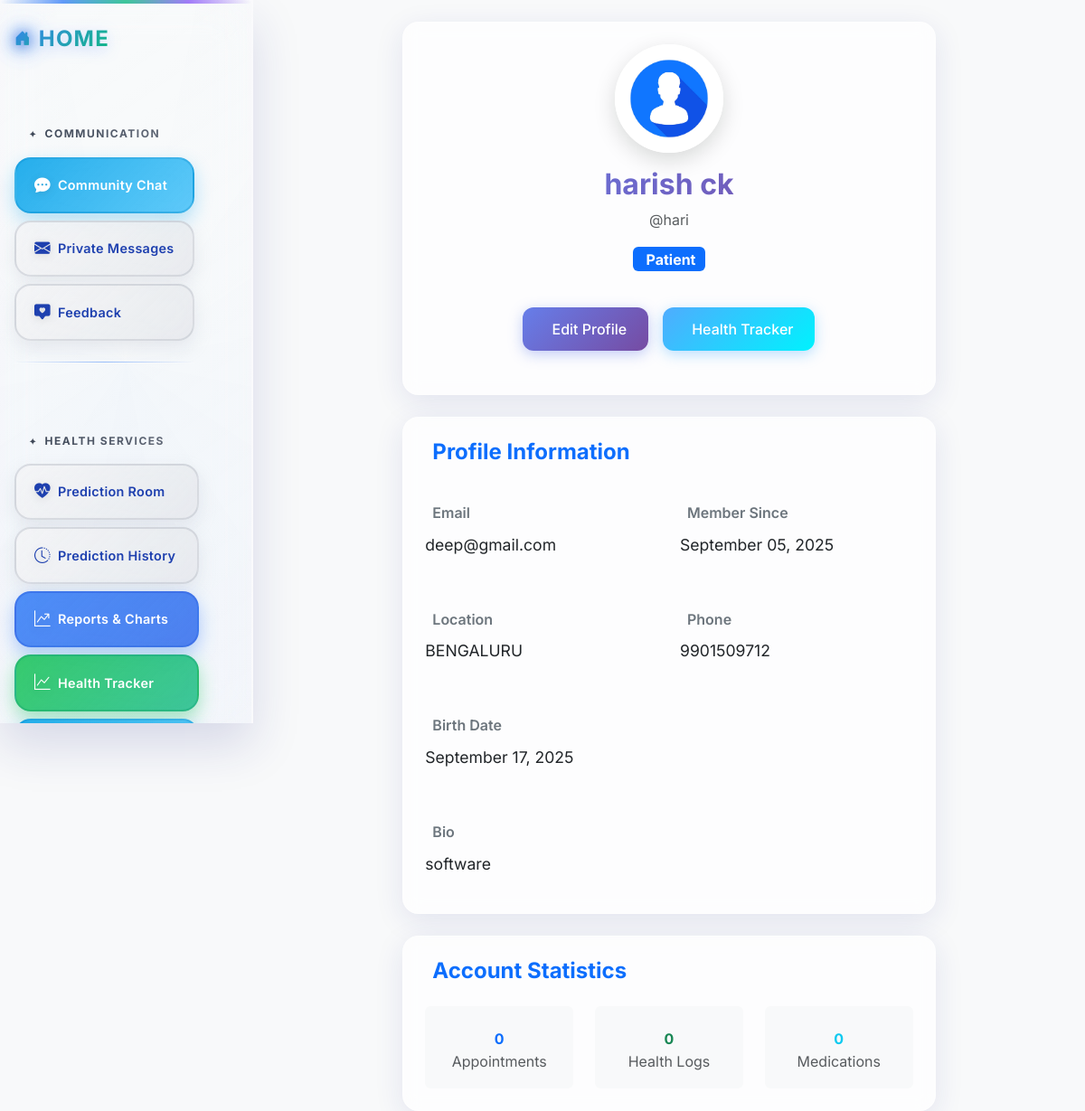
Screenshot of /profile/ (signed in) with the database file from the repository.
### userprofile/models.py (models this page shows, shortened)
class Profile(models.Model):
    user = models.OneToOneField(User, on_delete=models.CASCADE)
    image = models.ImageField(default='default.jpg', upload_to='profile_pics')
    bio = models.TextField(max_length=500, blank=True, null=True)
    location = models.CharField(max_length=100, blank=True, null=True)
    birth_date = models.DateField(blank=True, null=True)
    phone = models.CharField(max_length=20, blank=True, null=True)

### userprofile/views.py (the view)
# urls.py: path('',views.view_chatroom,name='index'),
@login_required
def index(request):
    user = request.user
    try:
        profile = Profile.objects.get(user=user)
    except Profile.DoesNotExist:
        profile = Profile.objects.create(user=user)
    context = {
        'user': user,
        'profile': profile,
    }
    return render(request, 'profile.html', context)

### userprofile/templates/profile.html (shortened to what this page needs)
{% extends "base.html" %}
{% load static %}
{% block content %}
<div class="container mt-4">
    <div class="row justify-content-center">
        <div class="col-lg-8">
            <div class="glass-card p-4 text-center">
                <div class="profile-header mb-4">
                    <div class="profile-avatar mx-auto mb-3">
                        <img src="{% if profile.image %}{{ profile.image.url }}{% else %}{% static 'default.jpg' %}{% endif %}"
                             class="rounded-circle" width="120" height="120" alt="Profile Picture">
                    </div>
                    <h2 class="fw-bold gradient-text mb-2">{{ user.get_full_name|default:user.username }}</h2>
                    <p class="text-muted mb-3">@{{ user.username }}</p>
                    {% if user.is_superuser %}
                        <span class="badge bg-danger fs-6 mb-3">
                            <i class="fas fa-user-md me-1"></i>Doctor
                        </span>
                    {% else %}
                        <span class="badge bg-primary fs-6 mb-3">
                            Patient
                        </span>
                    {% endif %}
                </div>
                <div class="d-flex justify-content-center gap-3 mb-4">
                    <button class="btn btn-primary" data-bs-toggle="modal" data-bs-target="#editProfileModal">
                        Edit Profile
                    </button>
                    <a href="{% url 'health_dashboard' %}" class="btn btn-success">
                        Health Tracker
                    </a>
                </div>
            </div>
        </div>
    </div>
    <div class="row justify-content-center mt-4">
        <div class="col-lg-8">
            <div class="glass-card p-4">
                <h4 class="fw-bold text-primary mb-4">
                    Profile Information
                </h4>
                <div class="row g-4">
                    <div class="col-md-6">
                        <div class="info-item">
                            <div class="info-label">
                                Email
                            </div>
                            <div class="info-value">{{ user.email|default:"Not provided" }}</div>
                        </div>
                    </div>
                    <div class="col-md-6">
                        <div class="info-item">
                            <div class="info-label">
                                Member Since
                            </div>
                            <div class="info-value">{{ user.date_joined|date:"F d, Y" }}</div>
                        </div>
                    </div>
                    <div class="col-md-6">
                        <div class="info-item">
                            <div class="info-label">
                                Location
                            </div>
                            <div class="info-value">{{ profile.location|default:"Not specified" }}</div>
                        </div>
                    </div>
                    <div class="col-md-6">
                        <div class="info-item">
                            <div class="info-label">
                                Phone
                            </div>
                            <div class="info-value">{{ profile.phone|default:"Not provided" }}</div>
                        </div>
                    </div>
                    {% if profile.birth_date %}
                    <div class="col-md-6">
                        <div class="info-item">
                            <div class="info-label">
                                Birth Date
                            </div>
                            <div class="info-value">{{ profile.birth_date|date:"F d, Y" }}</div>
                        </div>
                    </div>
                    {% endif %}
                    <div class="col-12">
                        <div class="info-item">
                            <div class="info-label">
                                Bio
                            </div>
                            <div class="info-value">{{ profile.bio|default:"No bio available" }}</div>
                        </div>
                    </div>
                </div>
            </div>
        </div>
    </div>
    <div class="row justify-content-center mt-4">
        <div class="col-lg-8">
            <div class="glass-card p-4">
                <h4 class="fw-bold text-primary mb-4">
                    Account Statistics
                </h4>
                <div class="row g-4">
                    <div class="col-md-4">
                        <div class="stat-card text-center p-3 bg-light rounded">
                            <div class="stat-number fw-bold text-primary">0</div>
                            <div class="stat-label text-muted">Appointments</div>
                        </div>
                    </div>
                    <div class="col-md-4">
                        <div class="stat-card text-center p-3 bg-light rounded">
                            <div class="stat-number fw-bold text-success">0</div>
                            <div class="stat-label text-muted">Health Logs</div>
                        </div>
                    </div>
                    <div class="col-md-4">
                        <div class="stat-card text-center p-3 bg-light rounded">
                            <div class="stat-number fw-bold text-info">0</div>
                            <div class="stat-label text-muted">Medications</div>
                        </div>
                    </div>
                </div>
            </div>
        </div>
    </div>
</div>
{% endblock content %}

### templates/base.html (style rules this page uses)
:root { --bg-color: #f8f9fa; --text-color: #212529; --primary-gradient: linear-gradient(135deg, #667eea 0%, #764ba2 100%); --secondary-gradient: linear-gradient(135deg, #f093fb 0%, #f5576c 100%); --success-gradient: linear-gradient(135deg, #4facfe 0%, #00f2fe 100%); --warning-gradient: linear-gradient(135deg, #43e97b 0%, #38f9d7 100%); --danger-gradient: linear-gradient(135deg, #fa709a 0%, #fee140 100%); --card-shadow: 0 10px 30px rgba(0, 0, 0, 0.1); --card-shadow-hover: 0 20px 40px rgba(0, 0, 0, 0.15); --border-radius: 15px; --transition: all 0.3s cubic-bezier(0.4, 0, 0.2, 1); }
* { box-sizing: border-box; }
body { background: var(--bg-color); color: var(--text-color); transition: var(--transition); font-family: 'Inter', -apple-system, BlinkMacSystemFont, 'Segoe UI', sans-serif; line-height: 1.6; overflow-x: hidden; }
html { scroll-behavior: smooth; }
.btn { border-radius: 10px; font-weight: 500; transition: var(--transition); border: none; position: relative; overflow: hidden; }
.btn::before { content: ''; position: absolute; top: 0; left: -100%; width: 100%; height: 100%; background: linear-gradient(90deg, transparent, rgba(255,255,255,0.2), transparent); transition: left 0.5s; }
.btn-primary { background: var(--primary-gradient); box-shadow: 0 4px 15px rgba(102, 126, 234, 0.4); }
.btn-success { background: var(--success-gradient); box-shadow: 0 4px 15px rgba(79, 172, 254, 0.4); }
body { margin: 0; padding: 0; position: relative; }

### userprofile/templates/profile.html (style rules this page uses)
.glass-card { backdrop-filter: blur(10px); background: rgba(255, 255, 255, 0.7); border-radius: 18px; border: 1px solid rgba(255, 255, 255, 0.3); box-shadow: 0 8px 32px rgba(31, 38, 135, 0.1); transition: transform 0.3s ease, box-shadow 0.3s ease; }
.gradient-text { background: linear-gradient(135deg, #667eea 0%, #764ba2 100%); -webkit-background-clip: text; -webkit-text-fill-color: transparent; background-clip: text; }
.profile-avatar img { border: 4px solid #fff; box-shadow: 0 8px 25px rgba(0,0,0,0.15); transition: all 0.3s ease; }
.info-item { padding: 1rem 0; border-bottom: 1px solid rgba(0,0,0,0.1); }
.info-item:last-child { border-bottom: none; }
.info-label { font-weight: 600; color: #6c757d; margin-bottom: 0.5rem; }
.info-value { font-size: 1.1rem; color: #212529; }
.stat-card { transition: all 0.3s ease; }
.btn { border-radius: 12px; padding: 0.75rem 1.5rem; transition: all 0.3s ease; }

### rows the page displays
Profile: image (placeholder picture), location "BENGALURU", phone "9901509712", birth_date "September 17, 2025", bio "software"

### other values shown
{{ user.get_full_name|default:user.username }} "harish ck"
{{ user.username }} "hari"
{{ user.email|default:"Not provided" }} "deep@gmail.com"
{{ user.date_joined|date:"F d, Y" }} "September 05, 2025"
